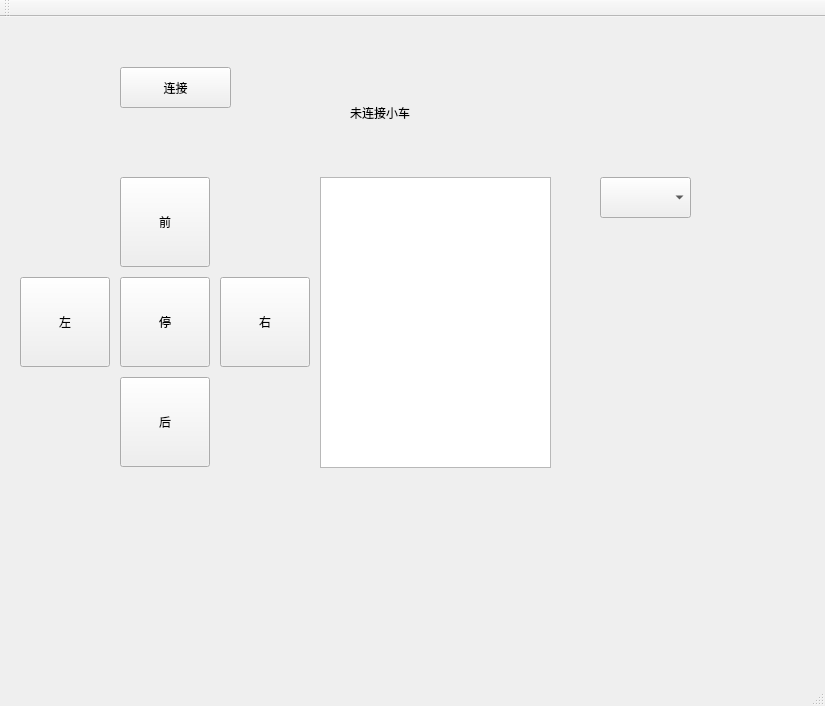
<?xml version="1.0" encoding="UTF-8"?>
<ui version="4.0">
 <class>MainWindow</class>
 <widget class="QMainWindow" name="MainWindow">
  <property name="geometry">
   <rect>
    <x>0</x>
    <y>0</y>
    <width>825</width>
    <height>706</height>
   </rect>
  </property>
  <property name="windowTitle">
   <string>MainWindow</string>
  </property>
  <widget class="QWidget" name="centralWidget">
   <widget class="QPushButton" name="pushButton_go">
    <property name="geometry">
     <rect>
      <x>120</x>
      <y>160</y>
      <width>90</width>
      <height>90</height>
     </rect>
    </property>
    <property name="text">
     <string>前</string>
    </property>
   </widget>
   <widget class="QPushButton" name="pushButton_right">
    <property name="geometry">
     <rect>
      <x>220</x>
      <y>260</y>
      <width>90</width>
      <height>90</height>
     </rect>
    </property>
    <property name="text">
     <string>右</string>
    </property>
   </widget>
   <widget class="QPushButton" name="pushButton_stop">
    <property name="geometry">
     <rect>
      <x>120</x>
      <y>260</y>
      <width>90</width>
      <height>90</height>
     </rect>
    </property>
    <property name="text">
     <string>停</string>
    </property>
   </widget>
   <widget class="QPushButton" name="pushButton_back">
    <property name="geometry">
     <rect>
      <x>120</x>
      <y>360</y>
      <width>90</width>
      <height>90</height>
     </rect>
    </property>
    <property name="text">
     <string>后</string>
    </property>
   </widget>
   <widget class="QPushButton" name="pushButton_left">
    <property name="geometry">
     <rect>
      <x>20</x>
      <y>260</y>
      <width>90</width>
      <height>90</height>
     </rect>
    </property>
    <property name="text">
     <string>左</string>
    </property>
   </widget>
   <widget class="QLabel" name="label">
    <property name="geometry">
     <rect>
      <x>350</x>
      <y>70</y>
      <width>111</width>
      <height>51</height>
     </rect>
    </property>
    <property name="text">
     <string>未连接小车</string>
    </property>
   </widget>
   <widget class="QTextBrowser" name="textBrowser">
    <property name="geometry">
     <rect>
      <x>320</x>
      <y>160</y>
      <width>231</width>
      <height>291</height>
     </rect>
    </property>
   </widget>
   <widget class="QPushButton" name="pushButton_connect">
    <property name="geometry">
     <rect>
      <x>120</x>
      <y>50</y>
      <width>111</width>
      <height>41</height>
     </rect>
    </property>
    <property name="text">
     <string>连接</string>
    </property>
   </widget>
   <widget class="QComboBox" name="cbb_speed">
    <property name="geometry">
     <rect>
      <x>600</x>
      <y>160</y>
      <width>91</width>
      <height>41</height>
     </rect>
    </property>
   </widget>
  </widget>
  <widget class="QMenuBar" name="menuBar">
   <property name="geometry">
    <rect>
     <x>0</x>
     <y>0</y>
     <width>825</width>
     <height>23</height>
    </rect>
   </property>
  </widget>
  <widget class="QToolBar" name="mainToolBar">
   <attribute name="toolBarArea">
    <enum>TopToolBarArea</enum>
   </attribute>
   <attribute name="toolBarBreak">
    <bool>false</bool>
   </attribute>
  </widget>
  <widget class="QStatusBar" name="statusBar"/>
 </widget>
 <layoutdefault spacing="6" margin="11"/>
 <resources/>
 <connections/>
</ui>
